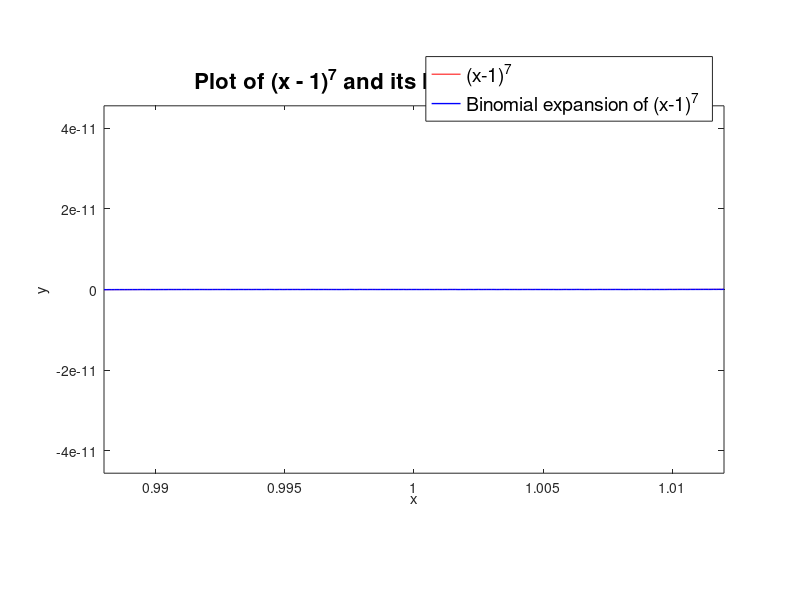

The MATLAB script that drew this image:
x = 1 - 1.2e-2:1e-4:1 + 1.2e-2;
y_1 = (x-1).^7;
y_2 = x.^7 - 7*x.^6 + 21*x.^5 - 35*x.^4 + 35*x.^3 -21*x.^2 + 7*x -1;
plot(x,y_1,'red',x,y_2,'blue','linewidth',1)
xlabel('x')
ylabel('y')
axis([1-(1.2e-2) 1+(1.2e-2) (-1.2e-2).^7 (1.2e-2).^7])
title('Plot of (x - 1)^7 and its binomial expansion','FontSize',16)
legend('(x-1)^7','Binomial expansion of (x-1)^7','FontSize',14)

